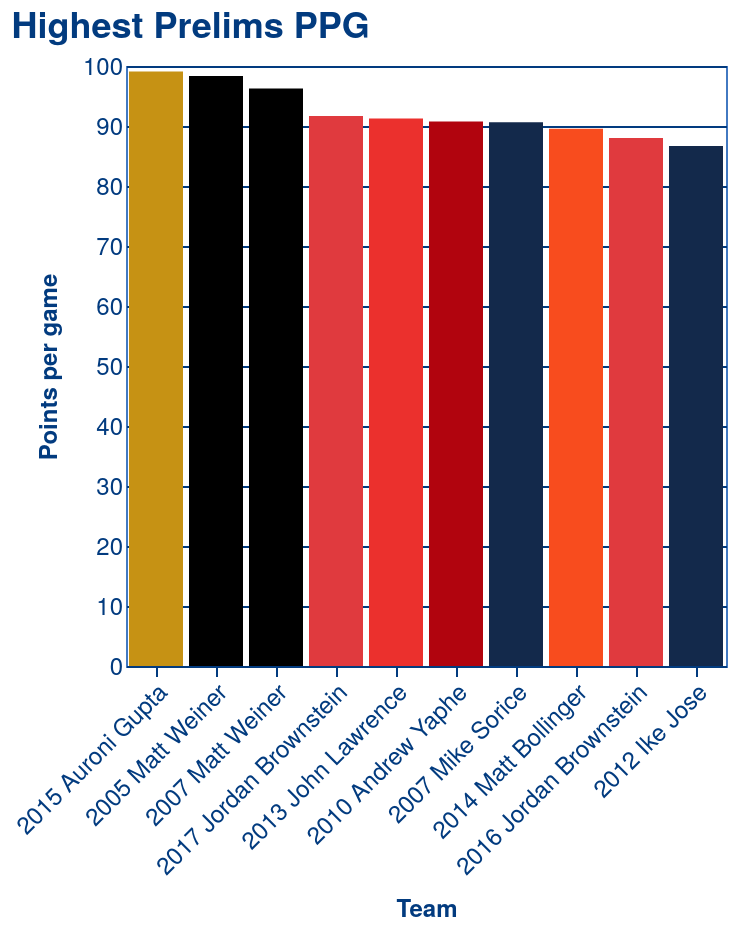

Specify this chart in Vega-Lite:
### Vega-Lite specification from a JSON file in a GitHub repository (floating-point values rounded to 4 significant figures)
{"$schema": "https://vega.github.io/schema/vega-lite/v5.json", "config": {"axisX": {"domain": true, "domainColor": "#023B7F", "domainWidth": 1, "grid": false, "labelAngle": 0, "labelColor": "#023B7F", "labelFont": "Helvetica Neue", "labelFontSize": 12, "tickColor": "#023B7F", "titleColor": "#023B7F", "titleFont": "Helvetica Neue", "titleFontSize": 12, "titlePadding": 10}, "axisY": {"domain": false, "grid": true, "gridColor": "#023B7F", "gridWidth": 1, "labelAngle": 0, "labelColor": "#023B7F", "labelFont": "Helvetica Neue", "labelFontSize": 12, "ticks": false, "titleColor": "#023B7F", "titleFont": "Helvetica Neue", "titleFontSize": 12, "titlePadding": 10}, "mark": {"color": "#4279C1", "fill": "#7EB7FD"}, "title": {"anchor": "start", "color": "#023B7F", "font": "Helvetica Neue", "fontSize": 18}, "view": {"height": 300, "stroke": "#4279C1", "width": 300}}, "data": {"name": "data-539145ad12ee1dcfcc24a9d3b41ae1ae"}, "datasets": {"data-539145ad12ee1dcfcc24a9d3b41ae1ae": [{"PPG": 90.77, "player": "Andrew Yaphe", "ppg": 90.77, "team": "Stanford A", "team_tournament": "2010 Andrew Yaphe", "tournament": "ACF Nationals 2010"}, {"PPG": 99.09, "player": "Auroni Gupta", "ppg": 99.09, "team": "UCSD A", "team_tournament": "2015 Auroni Gupta", "tournament": "ACF Nationals 2015"}, {"PPG": 86.67, "player": "Ike Jose", "ppg": 86.67, "team": "Illinois A", "team_tournament": "2012 Ike Jose", "tournament": "ACF Nationals 2012"}, {"PPG": 91.25, "player": "John Lawrence", "ppg": 91.25, "team": "London", "team_tournament": "2013 John Lawrence", "tournament": "ACF Nationals 2013"}, {"PPG": 88.0, "player": "Jordan Brownstein", "ppg": 88.0, "team": "Maryland A", "team_tournament": "2016 Jordan Brownstein", "tournament": "ACF Nationals 2016"}, {"PPG": 91.67, "player": "Jordan Brownstein", "ppg": 91.67, "team": "Maryland A", "team_tournament": "2017 Jordan Brownstein", "tournament": "ACF Nationals 2017"}, {"PPG": 89.55, "player": "Matt Bollinger", "ppg": 89.55, "team": "Virginia A", "team_tournament": "2014 Matt Bollinger", "tournament": "ACF Nationals 2014"}, {"PPG": 98.33, "player": "Matt Weiner", "ppg": 98.33, "team": "VCU A", "team_tournament": "2005 Matt Weiner", "tournament": "ACF Nationals 2005"}, {"PPG": 96.25, "player": "Matt Weiner", "ppg": 96.25, "team": "VCU A", "team_tournament": "2007 Matt Weiner", "tournament": "ACF Nationals 2007"}, {"PPG": 90.62, "player": "Mike Sorice", "ppg": 90.62, "team": "Illinois A", "team_tournament": "2007 Mike Sorice", "tournament": "ACF Nationals 2007"}]}, "encoding": {"fill": {"field": "team", "legend": null, "scale": {"domain": ["Virginia A", "Stanford A", "Maryland A", "Illinois A", "VCU A", "London", "UCSD A"], "range": ["#F84C1E", "#B1040E", "#E03A3E", "#13294B", "#000000", "#EB302D", "#C69214"]}, "title": "Team", "type": "nominal"}, "tooltip": [{"field": "player", "type": "nominal"}, {"field": "team", "type": "nominal"}, {"field": "tournament", "type": "nominal"}, {"field": "ppg", "type": "quantitative"}], "x": {"axis": {"labelAngle": 315}, "field": "team_tournament", "sort": {"field": "ppg", "order": "descending"}, "title": "Team", "type": "nominal"}, "y": {"field": "ppg", "title": "Points per game", "type": "quantitative"}}, "mark": "bar", "title": "Highest Prelims PPG"}
